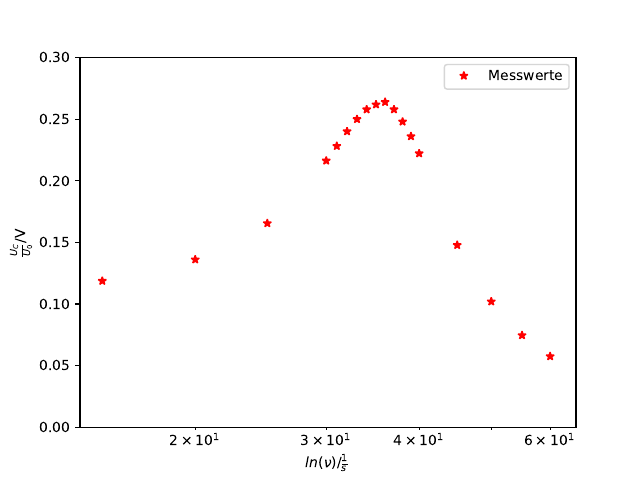

This chart was generated by the following Python code:
#alle benoetigten pakete laden
import matplotlib.pyplot as plt
import numpy as np
from scipy.optimize import curve_fit
import uncertainties.unumpy as unp
from uncertainties import ufloat
from scipy.stats import stats
import pylab
Figure = pylab.figure()
Ax = Figure.gca
#erstelle eine .txt Datei, aus der die Werte fuer die Funktion genommen werden koennen. Das, was in der ersten Spalte steht, sind automaisch die x-Werte,
#die zweite die y-Werte.

x, y = np.genfromtxt('c.txt', unpack=True)
#linregress vorbereitung(Fkt definieren m=Steigung, n=y-Schnittpkt)
def f(x, a, b, c):
    return a*np.exp(-b*x)+c
paramsI, covarianceI = curve_fit(f, x, y)#das muss hier einfach alles hin...kann nicht genau sagen, was es macht.
errorsI = np.sqrt(np.diag(covarianceI))
b = ufloat(paramsI[1], errorsI[1])
a = ufloat(paramsI[0], errorsI[0])
c = ufloat(paramsI[2], errorsI[2])
print(a,b, c) #Dieser Befehl gibt euch in der Kommandozeile als ersten Wert fuer m mit Fehler und den zweiten Wert
#fuer n wieder mit Fehler.


#with plt.xkcd(): (macht, dass die ganze Sache in comic sans ms optik ausgegeben wird. Sieht sehr fein aus, ist aber vielleicht nicht sooo wichtig)
#Plot der Messwerte:
plt.xscale("log")
#plt.yscale("log")
L1plot = np.linspace(0, 0)#Grenzen fuer linregr. guckt nach den Grenzwerten fuer die x-Werte.
plt.xlim(14, 65)
plt.ylim(0, 0.3)
plt.plot(x, y,'r*', label="Messwerte") #r+, macht, dass eure Werte als rote Plusse erscheinen. mit b* kommen blaue sterne...mehr Farben kann man online finden;)
#Achsen beschriften!!!!!!
plt.ylabel(r"$ \frac{U_C}{U_0} / \mathrm{V}$" ) #hier wurde Tex Code verwendet, um Brueche ordentlich darzustellen. das T_P macht, dass das P als Indesx von T erscheint. Hinter den Slash kommt die Einheit fuer die jeweilige Groesse
plt.xlabel(r"$ ln(\nu) / \frac{1}{s} $")
plt.plot(L1plot, f(L1plot, *paramsI)) #b- macht eine blaue durchgezogene Linie
plt.tight_layout #macht irgendwas schoener. einfach dran machen...
plt.legend(loc="best") #macht die Legende an den Ort innerhalb des Plots, wo am meisten Platz dafuer ist.

#plt.show()
plt.savefig('plotC1.pdf') #erstellt und speichert automatisch den Plot als pdf datei
